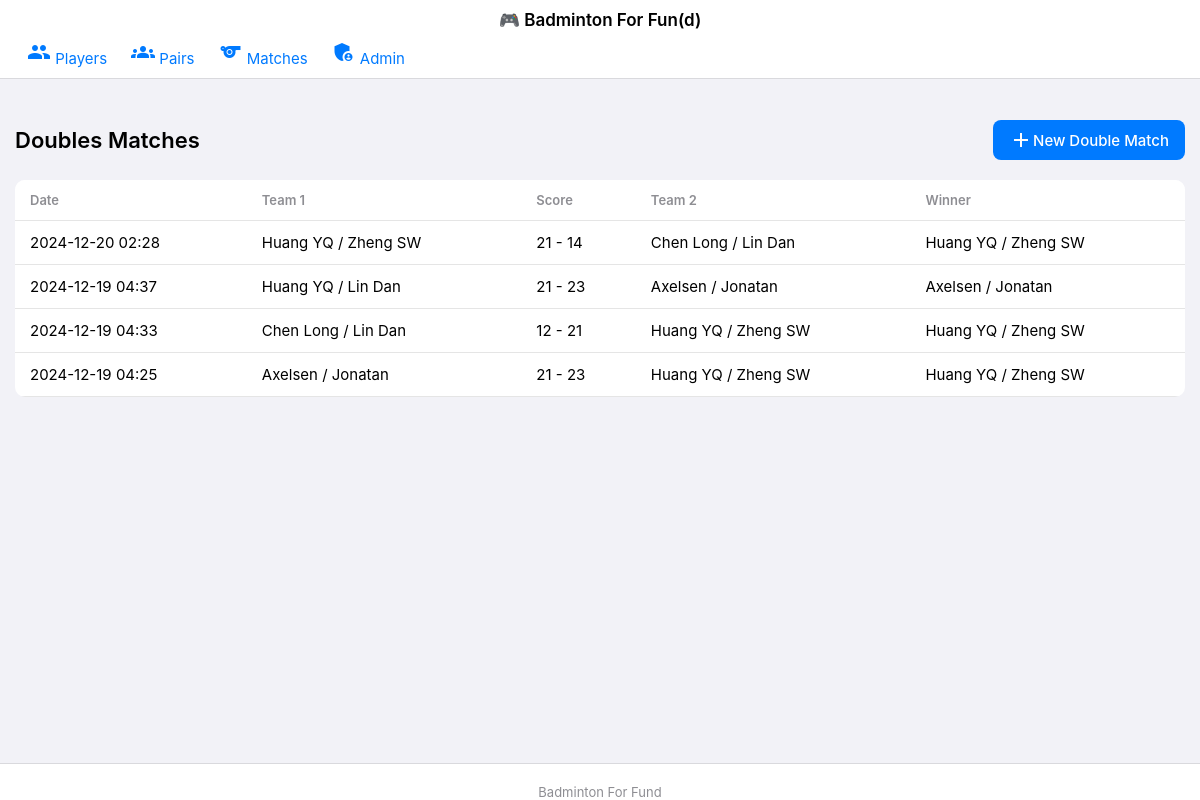
Screenshot of /double_matches with the database file from the repository.
### app.py (models this page shows, shortened)
class DoubleMatch(db.Model):
    id = db.Column(db.Integer, primary_key=True)
    team1_pair_id = db.Column(db.Integer, db.ForeignKey('pair.id'), nullable=False)
    team2_pair_id = db.Column(db.Integer, db.ForeignKey('pair.id'), nullable=False)
    team1_score = db.Column(db.Integer, nullable=False)
    team2_score = db.Column(db.Integer, nullable=False)
    winner_pair_id = db.Column(db.Integer, db.ForeignKey('pair.id'), nullable=False)
    match_date = db.Column(db.DateTime, default=datetime.utcnow)
    team1_pair = db.relationship('Pair', foreign_keys=[team1_pair_id])
    team2_pair = db.relationship('Pair', foreign_keys=[team2_pair_id])
    winner_pair = db.relationship('Pair', foreign_keys=[winner_pair_id])

class Player(db.Model):
    id = db.Column(db.Integer, primary_key=True)
    name = db.Column(db.String(80), nullable=False, unique=True)
    sex = db.Column(db.Enum(Sex), nullable=False, default=Sex.U)
    join_date = db.Column(db.DateTime, default=datetime.utcnow)
    is_active = db.Column(db.Boolean, default=True)
    elo_rating = db.Column(db.Float, default=1200.0)

### app.py (the view)
@app.route('/double_matches')
def double_matches():
    matches = DoubleMatch.query.order_by(DoubleMatch.match_date.desc()).all()
    template = 'ios/double_matches.html' if is_ios() else 'double_matches.html'
    return render_template(template, matches=matches)

### app.py (called while the page is built)
def is_ios():
    user_agent = request.headers.get('User-Agent', '').lower()
    return any(device in user_agent for device in ['iphone', 'ipad'])

@app.context_processor
def utility_processor():
    return dict(is_ios=is_ios)

### templates/double_matches.html (shortened to what this page needs)
{% extends "base.html" %}
{% block content %}
<div class="header">
    <h1>Doubles Matches</h1>
    <a href="{{ url_for('add_double_match') }}" class="btn-add">
        <span class="material-icons">add</span>
        New Double Match
    </a>
</div>
{% if matches %}
    <div class="table-container">
        <table>
            <thead>
                <tr>
                    <th>Date</th>
                    <th>Team 1</th>
                    <th>Score</th>
                    <th>Team 2</th>
                    <th>Winner</th>
                </tr>
            </thead>
            <tbody>
                {% for match in matches %}
                <tr>
                    <td>{{ match.match_date.strftime('%Y-%m-%d %H:%M') }}</td>
                    <td>
                        {{ match.team1_pair.player1.name }} /
                        {{ match.team1_pair.player2.name }}
                    </td>
                    <td class="score-column">
                        <span class="{% if match.team1_score > match.team2_score %}winner-score{% endif %}">
                            {{ match.team1_score }}
                        </span>
                        -
                        <span class="{% if match.team2_score > match.team1_score %}winner-score{% endif %}">
                            {{ match.team2_score }}
                        </span>
                    </td>
                    <td>
                        {{ match.team2_pair.player1.name }} /
                        {{ match.team2_pair.player2.name }}
                    </td>
                    <td>
                        {{ match.winner_pair.player1.name }} /
                        {{ match.winner_pair.player2.name }}
                    </td>
                </tr>
                {% endfor %}
            </tbody>
        </table>
    </div>
{% endif %}
{% endblock %}

### static/style.css (style rules this page uses)
:root { --primary-color: #007AFF; --success-color: #34C759; --danger-color: #FF3B30; --background-color: #F2F2F7; --card-background: #FFFFFF; --text-color: #000000; --text-secondary: #8E8E93; }
body { margin: 0; padding: 0; font-family: -apple-system, BlinkMacSystemFont, sans-serif; background: var(--background-color); color: var(--text-color); -webkit-font-smoothing: antialiased; }
.table-container { background: var(--card-background); border-radius: 10px; margin: 10px 0; overflow-x: auto; -webkit-overflow-scrolling: touch; }
table { width: 100%; border-collapse: collapse; }
th { background: var(--card-background); padding: 12px 15px; text-align: left; font-weight: 600; font-size: 13px; color: var(--text-secondary); border-bottom: 1px solid rgba(0,0,0,0.1); }
td { padding: 12px 15px; border-bottom: 1px solid rgba(0,0,0,0.1); font-size: 15px; }
.btn-add { background: var(--primary-color); color: white; padding: 8px 16px; border-radius: 8px; text-decoration: none; display: inline-flex; align-items: center; font-size: 15px; font-weight: 500; }
.header { display: flex; justify-content: space-between; align-items: center; margin-bottom: 20px; }
.header h1 { font-size: 22px; font-weight: 600; margin: 0; }

### rows the page displays
DoubleMatch: match_date "2024-12-20 02:28", team1_pair.player1.name "Huang YQ", team1_pair.player2.name "Zheng SW", team1_score "21", team2_score "14", team2_pair.player1.name "Chen Long", team2_pair.player2.name "Lin Dan", winner_pair.player1.name "Huang YQ", winner_pair.player2.name "Zheng SW"
DoubleMatch: match_date "2024-12-19 04:37", team1_pair.player1.name "Huang YQ", team1_pair.player2.name "Lin Dan", team1_score "21", team2_score "23", team2_pair.player1.name "Axelsen", team2_pair.player2.name "Jonatan", winner_pair.player1.name "Axelsen", winner_pair.player2.name "Jonatan"
DoubleMatch: match_date "2024-12-19 04:33", team1_pair.player1.name "Chen Long", team1_pair.player2.name "Lin Dan", team1_score "12", team2_score "21", team2_pair.player1.name "Huang YQ", team2_pair.player2.name "Zheng SW", winner_pair.player1.name "Huang YQ", winner_pair.player2.name "Zheng SW"
DoubleMatch: match_date "2024-12-19 04:25", team1_pair.player1.name "Axelsen", team1_pair.player2.name "Jonatan", team1_score "21", team2_score "23", team2_pair.player1.name "Huang YQ", team2_pair.player2.name "Zheng SW", winner_pair.player1.name "Huang YQ", winner_pair.player2.name "Zheng SW"
